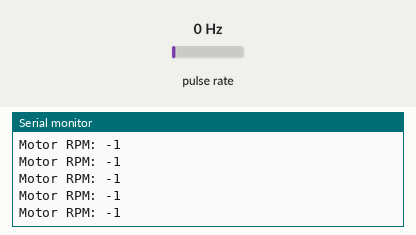
Bench run of a sketch on a simulated Arduino Uno, built with avr-gcc and run on an emulated ATmega328P. Shown: the last lines printed to the serial monitor. Wiring (inferred from the names in the program): pulse sensor: data pin 2. The inputs (shaded band) are chosen by the test bench; at power-on: pulse rate 0 Hz.

Above: at 1.2 s.
1.3 s: pulse rate (sensor on pin 2) set to 4 Hz
At 1.93 s:
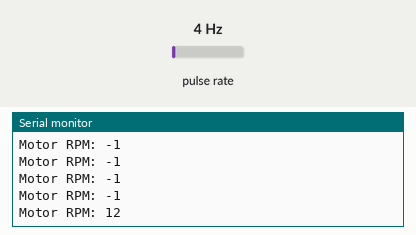
2.8 s: pulse rate (sensor on pin 2) set to 50 Hz
At 2.93 s:
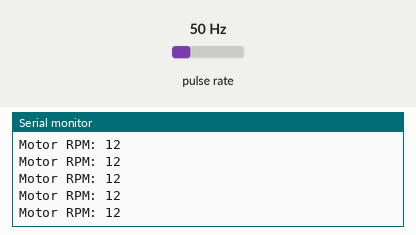
Timing chart, 0 to 5.8 s (numbered marks = the images above; inputs shaded):
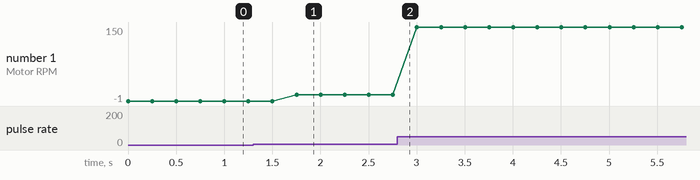

The sketch:

rpm_measure.ino
```cpp
/*
*Arduino Motor Optical Encoder RPM Measurement
* Author:Dharmendra Kumar Yadav
*
*/
#define ENCODER_PIN 2
#define ENCODER_N   20
unsigned long T1 = 0, T2 = 0, T;
bool MeasDone = 0;
int Motor_RPM = 0;
void INT0_ISR(void)
{
  if(MeasDone)
  {
    T2 = micros();
    T = T2 - T1;
    MeasDone = 0;
  }
  else
  {
    T1 = micros();
    MeasDone = 1;
  }
}
void setup()
{
  Serial.begin(9600);
  pinMode(ENCODER_PIN, INPUT);
  attachInterrupt(digitalPinToInterrupt(ENCODER_PIN), INT0_ISR, RISING);
}
void loop()
{
  Motor_RPM = (60000000) / (T * ENCODER_N);
  Serial.print("Motor RPM: ");
  Serial.println(Motor_RPM);
  delay(250);
}
```

Measured:
- after the input at 1.3 s, the serial monitor: prints a new line after 0.45 s (image 1)
- plotted number 1: -1 → 12 after the input at 1.3 s, 12 → 150 after the input at 2.8 s
